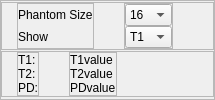
           <widget class="QFrame" name="frame">
            <property name="sizePolicy">
             <sizepolicy hsizetype="Preferred" vsizetype="Maximum">
              <horstretch>0</horstretch>
              <verstretch>0</verstretch>
             </sizepolicy>
            </property>
            <property name="frameShape">
             <enum>QFrame::StyledPanel</enum>
            </property>
            <property name="frameShadow">
             <enum>QFrame::Raised</enum>
            </property>
            <layout class="QVBoxLayout" name="verticalLayout_2">
             <property name="spacing">
              <number>0</number>
             </property>
             <property name="leftMargin">
              <number>0</number>
             </property>
             <property name="topMargin">
              <number>0</number>
             </property>
             <property name="rightMargin">
              <number>0</number>
             </property>
             <property name="bottomMargin">
              <number>0</number>
             </property>
             <item>
              <widget class="QFrame" name="frame_2">
               <property name="sizePolicy">
                <sizepolicy hsizetype="Preferred" vsizetype="Maximum">
                 <horstretch>0</horstretch>
                 <verstretch>0</verstretch>
                </sizepolicy>
               </property>
               <property name="frameShape">
                <enum>QFrame::StyledPanel</enum>
               </property>
               <property name="frameShadow">
                <enum>QFrame::Raised</enum>
               </property>
               <layout class="QHBoxLayout" name="horizontalLayout_2">
                <property name="spacing">
                 <number>30</number>
                </property>
                <property name="leftMargin">
                 <number>15</number>
                </property>
                <property name="topMargin">
                 <number>0</number>
                </property>
                <property name="rightMargin">
                 <number>0</number>
                </property>
                <property name="bottomMargin">
                 <number>0</number>
                </property>
                <item>
                 <widget class="QFrame" name="frame_5">
                  <property name="sizePolicy">
                   <sizepolicy hsizetype="Maximum" vsizetype="Preferred">
                    <horstretch>0</horstretch>
                    <verstretch>0</verstretch>
                   </sizepolicy>
                  </property>
                  <property name="frameShape">
                   <enum>QFrame::StyledPanel</enum>
                  </property>
                  <property name="frameShadow">
                   <enum>QFrame::Raised</enum>
                  </property>
                  <layout class="QVBoxLayout" name="verticalLayout_3">
                   <property name="spacing">
                    <number>0</number>
                   </property>
                   <property name="leftMargin">
                    <number>0</number>
                   </property>
                   <property name="topMargin">
                    <number>0</number>
                   </property>
                   <property name="rightMargin">
                    <number>0</number>
                   </property>
                   <property name="bottomMargin">
                    <number>0</number>
                   </property>
                   <item>
                    <widget class="QLabel" name="label_size">
                     <property name="text">
                      <string>Phantom Size</string>
                     </property>
                    </widget>
                   </item>
                   <item>
                    <widget class="QLabel" name="label_2">
                     <property name="text">
                      <string>Show</string>
                     </property>
                    </widget>
                   </item>
                  </layout>
                 </widget>
                </item>
                <item>
                 <widget class="QFrame" name="frame_6">
                  <property name="sizePolicy">
                   <sizepolicy hsizetype="Maximum" vsizetype="Preferred">
                    <horstretch>0</horstretch>
                    <verstretch>0</verstretch>
                   </sizepolicy>
                  </property>
                  <property name="frameShape">
                   <enum>QFrame::StyledPanel</enum>
                  </property>
                  <property name="frameShadow">
                   <enum>QFrame::Raised</enum>
                  </property>
                  <layout class="QVBoxLayout" name="verticalLayout_4">
                   <property name="spacing">
                    <number>0</number>
                   </property>
                   <property name="leftMargin">
                    <number>0</number>
                   </property>
                   <property name="topMargin">
                    <number>0</number>
                   </property>
                   <property name="rightMargin">
                    <number>0</number>
                   </property>
                   <property name="bottomMargin">
                    <number>0</number>
                   </property>
                   <item>
                    <widget class="QComboBox" name="comboBox_size">
                     <item>
                      <property name="text">
                       <string>16</string>
                      </property>
                     </item>
                     <item>
                      <property name="text">
                       <string>32</string>
                      </property>
                     </item>
                     <item>
                      <property name="text">
                       <string>64</string>
                      </property>
                     </item>
                    </widget>
                   </item>
                   <item>
                    <widget class="QComboBox" name="comboBox_weights">
                     <property name="editable">
                      <bool>false</bool>
                     </property>
                     <item>
                      <property name="text">
                       <string>T1</string>
                      </property>
                     </item>
                     <item>
                      <property name="text">
                       <string>T2</string>
                      </property>
                     </item>
                     <item>
                      <property name="text">
                       <string>PD</string>
                      </property>
                     </item>
                    </widget>
                   </item>
                  </layout>
                 </widget>
                </item>
                <item>
                 <spacer name="horizontalSpacer">
                  <property name="orientation">
                   <enum>Qt::Horizontal</enum>
                  </property>
                  <property name="sizeHint" stdset="0">
                   <size>
                    <width>40</width>
                    <height>20</height>
                   </size>
                  </property>
                 </spacer>
                </item>
               </layout>
              </widget>
             </item>
             <item>
              <widget class="QFrame" name="frame_4">
               <property name="sizePolicy">
                <sizepolicy hsizetype="Preferred" vsizetype="Maximum">
                 <horstretch>0</horstretch>
                 <verstretch>0</verstretch>
                </sizepolicy>
               </property>
               <property name="frameShape">
                <enum>QFrame::StyledPanel</enum>
               </property>
               <property name="frameShadow">
                <enum>QFrame::Raised</enum>
               </property>
               <layout class="QHBoxLayout" name="horizontalLayout_3">
                <property name="spacing">
                 <number>30</number>
                </property>
                <property name="leftMargin">
                 <number>15</number>
                </property>
                <property name="topMargin">
                 <number>0</number>
                </property>
                <property name="rightMargin">
                 <number>0</number>
                </property>
                <property name="bottomMargin">
                 <number>0</number>
                </property>
                <item>
                 <widget class="QFrame" name="frame_7">
                  <property name="frameShape">
                   <enum>QFrame::StyledPanel</enum>
                  </property>
                  <property name="frameShadow">
                   <enum>QFrame::Raised</enum>
                  </property>
                  <layout class="QVBoxLayout" name="verticalLayout_5">
                   <property name="spacing">
                    <number>0</number>
                   </property>
                   <property name="leftMargin">
                    <number>0</number>
                   </property>
                   <property name="topMargin">
                    <number>0</number>
                   </property>
                   <property name="rightMargin">
                    <number>0</number>
                   </property>
                   <property name="bottomMargin">
                    <number>0</number>
                   </property>
                   <item>
                    <widget class="QLabel" name="label_4">
                     <property name="text">
                      <string>T1:</string>
                     </property>
                    </widget>
                   </item>
                   <item>
                    <widget class="QLabel" name="label">
                     <property name="text">
                      <string>T2:</string>
                     </property>
                    </widget>
                   </item>
                   <item>
                    <widget class="QLabel" name="label_3">
                     <property name="text">
                      <string>PD:</string>
                     </property>
                    </widget>
                   </item>
                  </layout>
                 </widget>
                </item>
                <item>
                 <widget class="QFrame" name="frame_8">
                  <property name="frameShape">
                   <enum>QFrame::StyledPanel</enum>
                  </property>
                  <property name="frameShadow">
                   <enum>QFrame::Raised</enum>
                  </property>
                  <layout class="QVBoxLayout" name="verticalLayout_6">
                   <property name="spacing">
                    <number>0</number>
                   </property>
                   <property name="leftMargin">
                    <number>0</number>
                   </property>
                   <property name="topMargin">
                    <number>0</number>
                   </property>
                   <property name="rightMargin">
                    <number>0</number>
                   </property>
                   <property name="bottomMargin">
                    <number>0</number>
                   </property>
                   <item>
                    <widget class="QLabel" name="label_T1">
                     <property name="text">
                      <string>T1value</string>
                     </property>
                    </widget>
                   </item>
                   <item>
                    <widget class="QLabel" name="label_T2">
                     <property name="text">
                      <string>T2value</string>
                     </property>
                    </widget>
                   </item>
                   <item>
                    <widget class="QLabel" name="label_PD">
                     <property name="text">
                      <string>PDvalue</string>
                     </property>
                    </widget>
                   </item>
                  </layout>
                 </widget>
                </item>
                <item>
                 <spacer name="horizontalSpacer_2">
                  <property name="orientation">
                   <enum>Qt::Horizontal</enum>
                  </property>
                  <property name="sizeHint" stdset="0">
                   <size>
                    <width>40</width>
                    <height>20</height>
                   </size>
                  </property>
                 </spacer>
                </item>
               </layout>
              </widget>
             </item>
            </layout>
           </widget>
